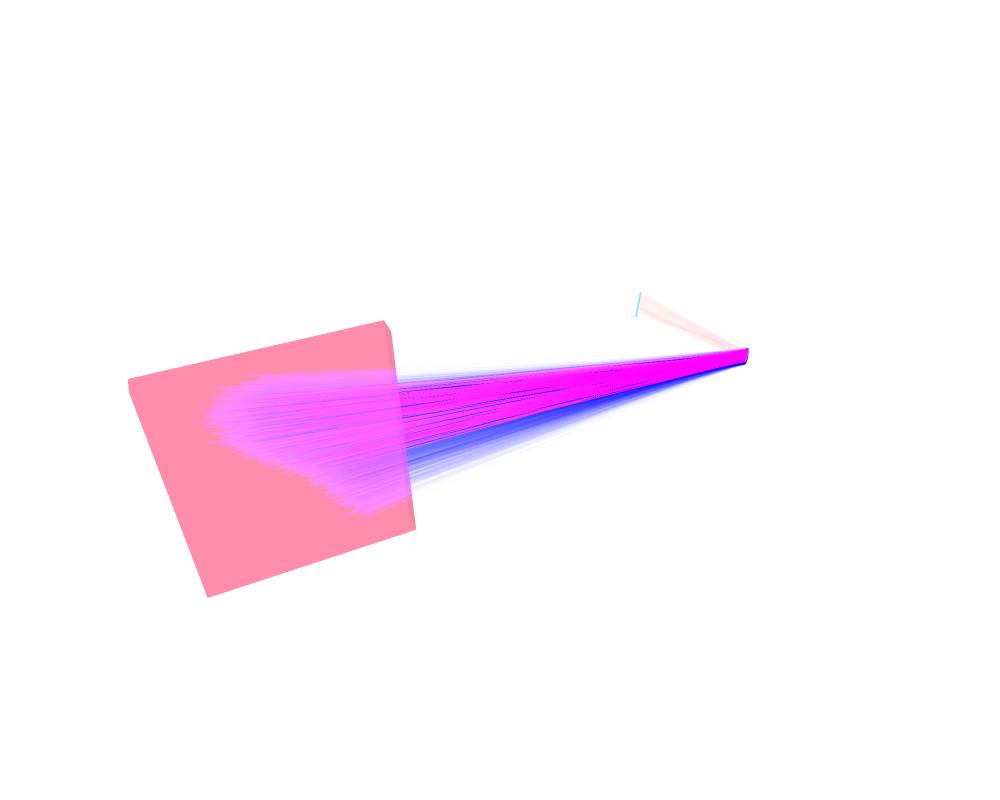

Notebook code cell kept with this figure:
### Code cell
import xicsrt.visual.xicsrt_3d__plotly as xicsrt_3d

fig = xicsrt_3d.figure()
# xicsrt_3d.add_fluxsurfaces(result['config'], range_n=(0, np.pi*2))
xicsrt_3d.add_rays(result)
xicsrt_3d.add_optics(result['config'])
xicsrt_3d.add_sources(result['config'])

fig.update_layout(
    autosize=False,
    width=1000,
    height=800,
)

xicsrt_3d.show()

### Figure 1 — Plotly figure (JSON) as saved in the notebook; plotly's stock layout.template omitted (floating-point values rounded to 4 significant figures; data arrays with more than 128 entries replaced by an {"elided": "..."} marker saying what was removed)
{"data": [{"connectgaps": false, "line": {"color": "rgba(0, 0, 255, 0.01)"}, "mode": "lines", "name": "lost", "showlegend": false, "type": "scatter3d", "x": {"elided": "30000 float values"}, "y": {"elided": "30000 float values"}, "z": {"elided": "30000 float values"}}, {"connectgaps": false, "line": {"color": "rgba(0, 0, 255, 0.01)"}, "mode": "lines", "name": "lost", "showlegend": false, "type": "scatter3d", "x": [-8.608, -8.686, NaN], "y": [3.288, 2.145, NaN], "z": [0.0465, 0.2702, NaN]}, {"connectgaps": false, "line": {"color": "rgba(255, 0, 0, 0.01)"}, "mode": "lines", "name": "found", "showlegend": false, "type": "scatter3d", "x": {"elided": "339 float values"}, "y": {"elided": "339 float values"}, "z": {"elided": "339 float values"}}, {"connectgaps": false, "line": {"color": "rgba(255, 0, 0, 0.01)"}, "mode": "lines", "name": "found", "showlegend": false, "type": "scatter3d", "x": {"elided": "339 float values"}, "y": {"elided": "339 float values"}, "z": {"elided": "339 float values"}}, {"flatshading": true, "i": [0, 2], "j": [3, 3], "k": [1, 0], "name": "crystal", "opacity": 0.5, "type": "mesh3d", "x": [-8.62, -8.628, -8.586, -8.594, -8.62, -8.628, -8.586, -8.594], "y": [3.279, 3.283, 3.301, 3.305, 3.279, 3.283, 3.301, 3.305], "z": [0.02278, 0.1224, 0.0247, 0.1243, 0.02278, 0.1224, 0.0247, 0.1243]}, {"flatshading": true, "i": [0, 2], "j": [3, 3], "k": [1, 0], "name": "detector", "opacity": 0.5, "type": "mesh3d", "x": [-8.701, -8.68, -8.668, -8.646, -8.701, -8.68, -8.668, -8.646], "y": [2.145, 2.137, 2.143, 2.135, 2.145, 2.137, 2.143, 2.135], "z": [0.2289, -0.02378, 0.2318, -0.02089, 0.2289, -0.02378, 0.2318, -0.02089]}, {"flatshading": true, "i": [0, 0, 4, 4, 0, 0, 0, 0, 3, 3, 3, 3], "j": [3, 3, 7, 7, 6, 6, 5, 5, 6, 6, 5, 5], "k": [1, 2, 5, 6, 2, 4, 1, 4, 2, 7, 1, 7], "name": "plasma", "opacity": 0.5, "type": "mesh3d", "x": [-5.846, -5.803, -5.899, -5.856, -4.444, -4.401, -4.497, -4.454], "y": [2.294, 2.277, 2.154, 2.137, 1.763, 1.746, 1.623, 1.606], "z": [-0.6793, 1.02, -0.6793, 1.02, -0.7201, 0.9793, -0.7201, 0.9793]}], "layout": {"autosize": false, "height": 800, "paper_bgcolor": "rgba(0,0,0,0)", "plot_bgcolor": "rgba(0,0,0,0)", "scene": {"aspectmode": "data", "xaxis": {"showbackground": false, "visible": false}, "yaxis": {"showbackground": false, "visible": false}, "zaxis": {"showbackground": false, "visible": false}}, "width": 1000}}
